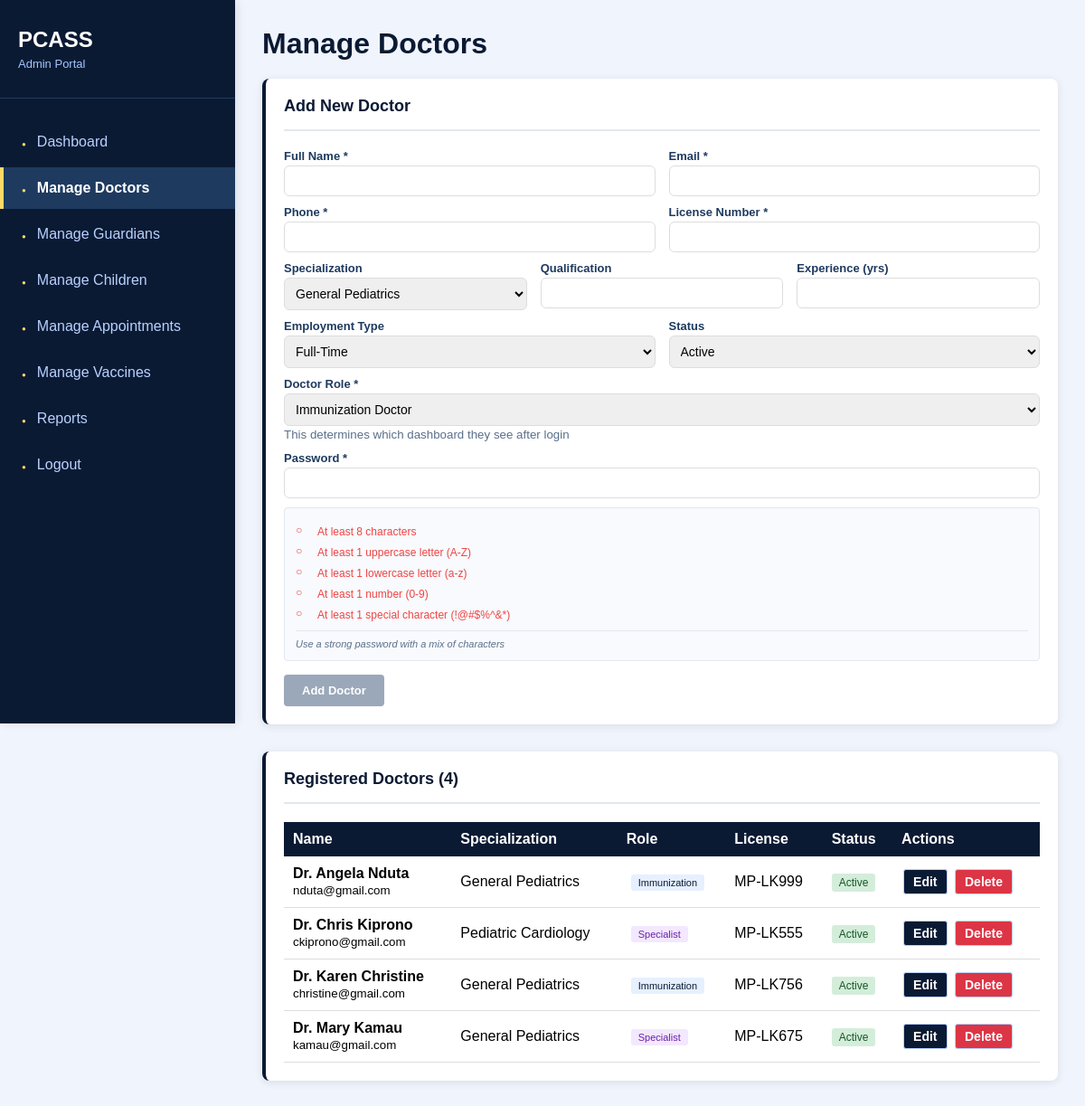
The app's page /manage_doctors.php (signed in) with its own data.
### tables this page shows
CREATE TABLE `doctors` (
  `doctor_id` int(11) NOT NULL,
  `full_name` varchar(255) NOT NULL,
  `email` varchar(255) NOT NULL,
  `phone` varchar(20) DEFAULT NULL,
  `specialization` varchar(100) DEFAULT NULL,
  `license_number` varchar(50) DEFAULT NULL,
  `qualification` varchar(100) DEFAULT NULL,
  `years_of_experience` int(11) DEFAULT 0,
  `employment_type` enum('Full-Time','Part-Time','Contract','Visiting') DEFAULT 'Full-Time',
  `status` enum('Active','Inactive','On Leave') DEFAULT 'Active',
  `doctor_role` enum('immunization','specialist') DEFAULT 'immunization',
  `password` varchar(255) NOT NULL,
  `created_at` timestamp NOT NULL DEFAULT current_timestamp()
);

### manage_doctors.php (the view, shortened to what this page needs)
<?php
require_once __DIR__ . "/config/db.php";
$doctors = $conn->query("SELECT * FROM doctors ORDER BY full_name");
$edit_doctor = isset($_GET['edit']) ? $conn->query("SELECT * FROM doctors WHERE doctor_id = {$_GET['edit']}")->fetch_assoc() : null;
?>
<!DOCTYPE html>
<html>
<head>
    <link rel="stylesheet" href="assets/css/style.css">
</head>
<body>
<div class="wrapper">
    <div class="sidebar">
        <div class="sidebar-header">
            <h2>PCASS</h2>
            <p>Admin Portal</p>
        </div>
        <div class="nav">
            <ul>
                <li><a href="admin_dashboard.php">Dashboard</a></li>
                <li><a href="manage_doctors.php" class="active">Manage Doctors</a></li>
                <li><a href="manage_guardians.php">Manage Guardians</a></li>
                <li><a href="manage_children.php">Manage Children</a></li>
                <li><a href="manage_appointments.php">Manage Appointments</a></li>
                <li><a href="manage_vaccines.php">Manage Vaccines</a></li>
                <li><a href="admin_reports.php">Reports</a></li>
                <li><a href="logout.php">Logout</a></li>
            </ul>
        </div>
    </div>
    <div class="main">
        <h1>Manage Doctors</h1>
        <div class="card">
            <h3><?= $edit_doctor ? 'Edit Doctor' : 'Add New Doctor' ?></h3>
            <form method="POST" onsubmit="return validatePassword(
                document.getElementById('password').value,
                document.getElementById('password').value
            )">
                <div class="grid-2">
                    <div class="form-group">
                        <label>Full Name *</label>
                        <input type="text" name="full_name" class="form-control" value="<?= $edit_doctor['full_name'] ?? '' ?>" required>
                    </div>
                    <div class="form-group">
                        <label>Email *</label>
                        <input type="email" name="email" class="form-control" value="<?= $edit_doctor['email'] ?? '' ?>" required>
                    </div>
                </div>
                <div class="grid-2">
                    <div class="form-group">
                        <label>Phone *</label>
                        <input type="text" name="phone" class="form-control" value="<?= $edit_doctor['phone'] ?? '' ?>" required>
                    </div>
                    <div class="form-group">
                        <label>License Number *</label>
                        <input type="text" name="license_number" class="form-control" value="<?= $edit_doctor['license_number'] ?? '' ?>" required>
                    </div>
                </div>
                <div class="grid-3">
                    <div class="form-group">
                        <label>Specialization</label>
                        <select name="specialization" class="form-control">
                            <option>General Pediatrics</option>
                        </select>
                    </div>
                    <div class="form-group">
                        <label>Qualification</label>
                        <input type="text" name="qualification" class="form-control" value="<?= $edit_doctor['qualification'] ?? '' ?>">
                    </div>
                    <div class="form-group">
                        <label>Experience (yrs)</label>
                        <input type="number" name="years_of_experience" class="form-control" value="<?= $edit_doctor['years_of_experience'] ?? '' ?>">
                    </div>
                </div>
                <div class="grid-2">
                    <div class="form-group">
                        <label>Employment Type</label>
                        <select name="employment_type" class="form-control">
                            <option>Full-Time</option>
                        </select>
                    </div>
                    <div class="form-group">
                        <label>Status</label>
                        <select name="status" class="form-control">
                            <option>Active</option>
                        </select>
                    </div>
                </div>
                <div class="form-group">
                    <label>Doctor Role *</label>
                    <select name="doctor_role" class="form-control" required>
                        <option value="immunization" <?= ($edit_doctor['doctor_role'] ?? '') == 'immunization' ? 'selected' : '' ?>>Immunization Doctor</option>
                    </select>
                    <small style="color: #5a6f8c;">This determines which dashboard they see after login</small>
                </div>
                <div class="form-group">
                    <label>Password <?= $edit_doctor ? '(leave blank to keep current)' : '' ?> *</label>
                    <input type="password" name="password" id="password" class="form-control"
                           <?= $edit_doctor ? '' : 'required' ?> minlength="8"
                           onkeyup="checkPasswordStrength(this.value)">
                </div>
                <?php if (!$edit_doctor): ?>
                <div class="password-strength">
                    <div id="req-length" class="strength-item invalid">
                        <span></span> At least 8 characters
                    </div>
                    <div id="req-upper" class="strength-item invalid">
                        <span></span> At least 1 uppercase letter (A-Z)
                    </div>
                    <div id="req-lower" class="strength-item invalid">
                        <span></span> At least 1 lowercase letter (a-z)
                    </div>
                    <div id="req-number" class="strength-item invalid">
                        <span></span> At least 1 number (0-9)
                    </div>
                    <div id="req-special" class="strength-item invalid">
                        <span></span> At least 1 special character (!@#$%^&*)
                    </div>
                    <div class="password-hint">
                        Use a strong password with a mix of characters
                    </div>
                </div>
                <?php endif; ?>
                <button type="submit" name="<?= $edit_doctor ? 'edit_doctor' : 'add_doctor' ?>" class="btn" id="submit-btn">
                    <?= $edit_doctor ? 'Update Doctor' : 'Add Doctor' ?>
                </button>
            </form>
        </div>
        <div class="card">
            <h3>Registered Doctors (<?= $doctors->num_rows ?>)</h3>
            <table>
                <thead>
                    <tr>
                        <th>Name</th>
                        <th>Specialization</th>
                        <th>Role</th>
                        <th>License</th>
                        <th>Status</th>
                        <th>Actions</th>
                    </tr>
                </thead>
                <tbody>
                    <?php while ($d = $doctors->fetch_assoc()):
                        $role_class = $d['doctor_role'] == 'specialist' ? 'role-specialist' : 'role-immunization';
                        $role_display = $d['doctor_role'] == 'specialist' ? 'Specialist' : 'Immunization';
                    ?>
                    <tr>
                        <td>
                            <strong>Dr. <?= htmlspecialchars($d['full_name']) ?></strong><br>
                            <small><?= $d['email'] ?></small>
                        </td>
                        <td><?= $d['specialization'] ?></td>
                        <td>
                            <span class="role-badge <?= $role_class ?>">
                                <?= $role_display ?>
                            </span>
                        </td>
                        <td><?= $d['license_number'] ?></td>
                        <td>
                            <span class="badge <?= str_replace(' ', '-', $d['status']) ?>">
                                <?= $d['status'] ?>
                            </span>
                        </td>
                        <td>
                            <a href="?edit=<?= $d['doctor_id'] ?>" class="action-btn btn-edit">Edit</a>
                            <a href="?delete=<?= $d['doctor_id'] ?>" class="action-btn btn-delete" onclick="return confirm('Delete this doctor?')">Delete</a>
                        </td>
                    </tr>
                    <?php endwhile; ?>
                </tbody>
            </table>
        </div>
    </div>
</div>
</body>
</html>

### assets/css/style.css (style rules this page uses)
* { margin: 0; padding: 0; }
body { font-family: Arial, Helvetica, sans-serif; background: #f0f4fc; }
.sidebar { width: 260px; background: #0b1a33; color: white; position: fixed; height: 100vh; overflow-y: auto; box-shadow: 2px 0 10px rgba(0,0,0,0.1); display: table-cell; }
.sidebar-header { padding: 30px 20px; border-bottom: 1px solid #1e3a5f; background: #0b1a33; }
.sidebar-header h2 { font-size: 24px; margin-bottom: 5px; color: #ffffff; }
.sidebar-header p { font-size: 13px; color: #a3c6ff; }
.sidebar .nav ul { list-style: none; padding: 20px 0; }
.sidebar .nav ul li { margin: 5px 0; }
.sidebar .nav ul li a { display: block; padding: 14px 20px; color: #b8d1ff; text-decoration: none; border-left: 4px solid transparent; }
.sidebar .nav ul li a.active { background: #1e3a5f; border-left-color: #ffd966; color: #ffffff; font-weight: 600; }
.sidebar .nav ul li a::before { content: '●'; margin-right: 12px; font-size: 8px; color: #ffd966; }
.card { background: #ffffff; padding: 25px; border-radius: 8px; box-shadow: 0 2px 10px rgba(11,26,51,0.1); margin-bottom: 20px; }
.card h3 { font-size: 18px; color: #0b1a33; margin-bottom: 20px; padding-bottom: 15px; border-bottom: 2px solid #e2e8f0; }
.action-btn { display: table-cell; padding: 15px; border-radius: 6px; font-size: 14px; font-weight: 600; cursor: pointer; text-decoration: none; text-align: center; background: #ffffff; border: 1px solid #b8d1ff; color: #0b1a33; }
.form-group { margin-bottom: 15px; }
.form-group label { display: block; margin-bottom: 5px; font-weight: 600; color: #1e3a5f; font-size: 13px; }
.form-control { width: 100%; padding: 10px 12px; border: 1.5px solid #e2e8f0; border-radius: 6px; font-size: 14px; font-family: Arial, Helvetica, sans-serif; }
.password-strength { margin-top: 15px; margin-bottom: 15px; padding: 15px; background: #f8fafd; border-radius: 6px; border: 1px solid #e2e8f0; }
.strength-item { color: #5a6f8c; margin: 8px 0; display: flex; align-items: center; gap: 10px; font-size: 13px; transition: color 0.2s ease; }
.strength-item.invalid { color: #ef4444; }
.strength-item span { font-size: 14px; width: 18px; height: 18px; display: inline-flex; align-items: center; justify-content: center; font-weight: bold; }
.strength-item.invalid span::before { content: "○"; }
.password-hint { font-size: 11px; color: #5a6f8c; margin-top: 10px; padding-top: 10px; border-top: 1px solid #e2e8f0; font-style: italic; }
button:disabled { opacity: 0.5; cursor: not-allowed; }
.btn { display: inline-block; padding: 8px 16px; border-radius: 4px; font-size: 13px; font-weight: 600; cursor: pointer; border: none; text-decoration: none; font-family: Arial, Helvetica, sans-serif; }

### records on screen
doctors: full_name "Angela Nduta", email "nduta@gmail.com", specialization "General Pediatrics", doctor_role "Immunization", license_number "MP-LK999", status "Active"
doctors: full_name "Chris Kiprono", email "ckiprono@gmail.com", specialization "Pediatric Cardiology", doctor_role "Specialist", license_number "MP-LK555", status "Active"
doctors: full_name "Karen Christine", email "christine@gmail.com", specialization "General Pediatrics", doctor_role "Immunization", license_number "MP-LK756", status "Active"
doctors: full_name "Mary Kamau", email "kamau@gmail.com", specialization "General Pediatrics", doctor_role "Specialist", license_number "MP-LK675", status "Active"

### other values on screen
$doctors->num_rows "4"
